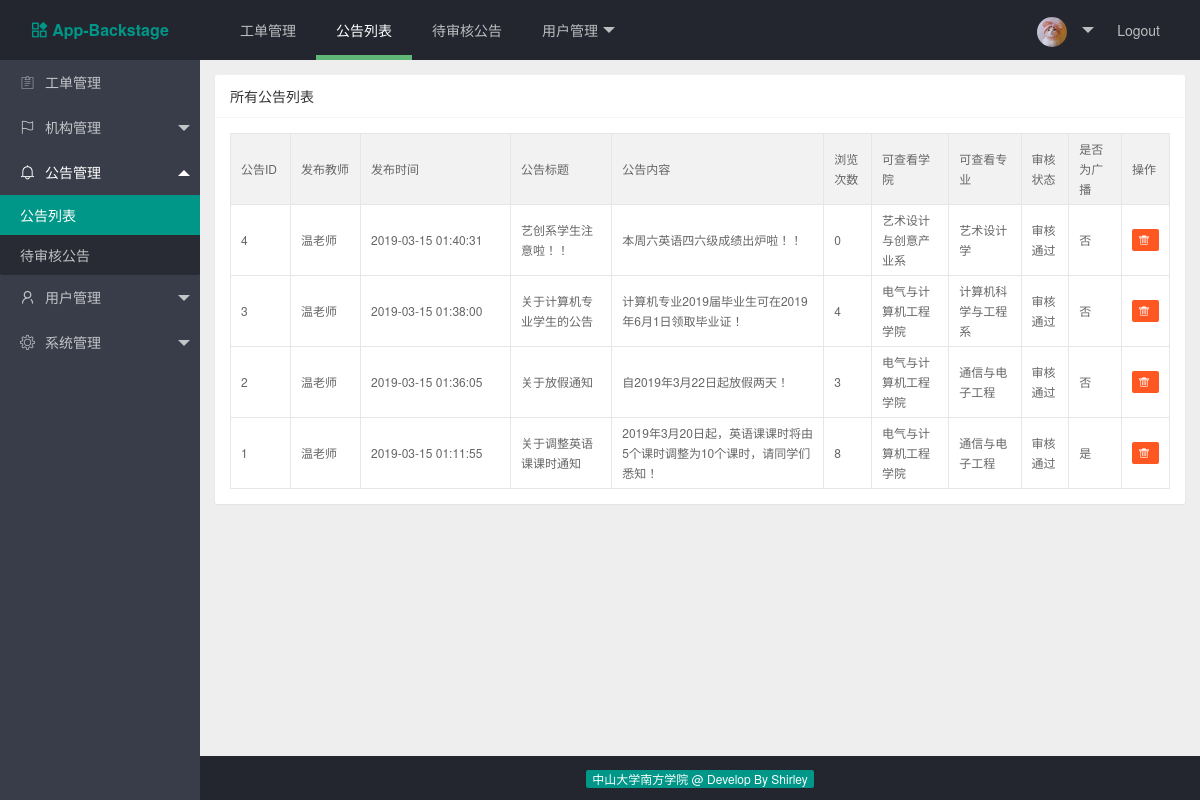
Page /index.php/web/nt_mgt/notice_list on the earlier database version.
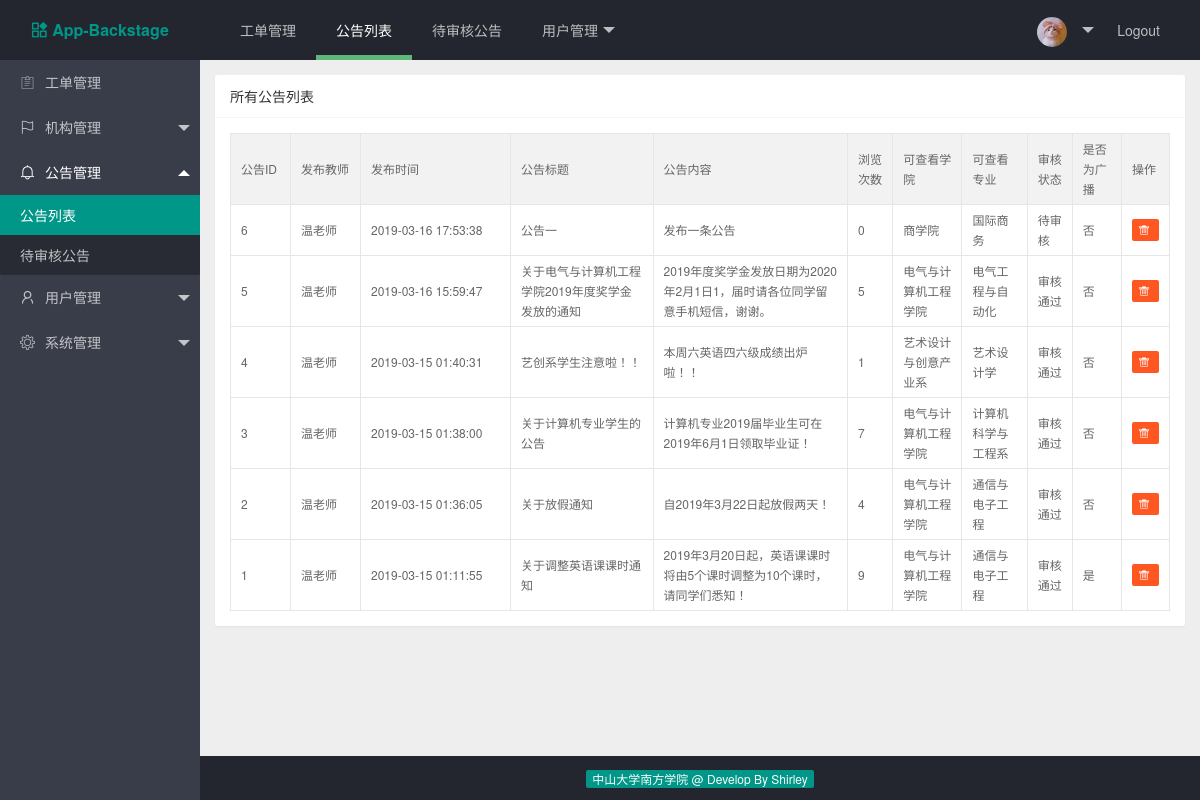
Same page on the later database version.
### tables this page shows
CREATE TABLE IF NOT EXISTS `notice_tb` (
  `notice_id` int(11) NOT NULL AUTO_INCREMENT COMMENT '公告ID',
  `notice_tea_id` int(11) NOT NULL COMMENT '发布公告教师的ID',
  `notice_time` datetime NOT NULL COMMENT '发布公告的时间',
  `notice_title` varchar(200) NOT NULL DEFAULT '0' COMMENT '公告标题',
  `notice_content` text NOT NULL COMMENT '公告内容',
  `notice_read_times` int(11) NOT NULL DEFAULT '0' COMMENT '公告被浏览次数',
  `college_id` int(11) NOT NULL COMMENT '可查看的学院ID',
  `major_id` int(11) NOT NULL COMMENT '可查看的专业ID',
  `notice_pass_review` int(11) NOT NULL COMMENT '是否通过审核',
  `notice_is_all` int(11) DEFAULT NULL COMMENT '是否发送至全校',
  PRIMARY KEY (`notice_id`)
);

CREATE TABLE IF NOT EXISTS `tea_user_tb` (
  `tea_id` bigint(20) NOT NULL AUTO_INCREMENT COMMENT '教师用户ID',
  `role_id` int(11) NOT NULL DEFAULT '0' COMMENT '角色ID',
  `tea_account` varchar(50) NOT NULL DEFAULT '0' COMMENT '工号，为登录账号',
  `tea_password` varchar(50) NOT NULL DEFAULT '0' COMMENT '登录密码',
  `tea_name` varchar(50) NOT NULL DEFAULT '0' COMMENT '教师姓名',
  `tea_spell` varchar(50) NOT NULL DEFAULT '0' COMMENT '姓名拼音',
  `tea_sex` varchar(50) NOT NULL DEFAULT '0' COMMENT '教师性别',
  `college_id` int(11) DEFAULT NULL COMMENT '学院ID',
  `major_id` int(11) DEFAULT NULL COMMENT '专业ID',
  `tea_phone` varchar(50) DEFAULT NULL COMMENT '电话',
  `tea_course` varchar(200) DEFAULT NULL COMMENT '所有教授课程，以逗号分隔',
  `tea_isInstructor` int(2) DEFAULT NULL COMMENT '是否为辅导员',
  PRIMARY KEY (`tea_id`)
);

CREATE TABLE IF NOT EXISTS `college_info_tb` (
  `college_id` int(11) NOT NULL AUTO_INCREMENT COMMENT '学院id',
  `college_name` varchar(200) NOT NULL COMMENT '学院名称',
  `college_icon` varchar(100) NOT NULL COMMENT '学院图标',
  `college_address` varchar(300) NOT NULL COMMENT '学院地址',
  `college_introduction` text NOT NULL COMMENT '学院简介',
  PRIMARY KEY (`college_id`)
);

CREATE TABLE IF NOT EXISTS `major_info_tb` (
  `major_id` int(11) NOT NULL AUTO_INCREMENT COMMENT '专业id',
  `college_id` int(11) NOT NULL COMMENT '所属学院id',
  `major_name` varchar(50) NOT NULL COMMENT '专业名称',
  `major_introduction` varchar(800) NOT NULL COMMENT '专业简介',
  PRIMARY KEY (`major_id`)
);

### application/controllers/web/Notice.php (called while the page is built, shortened)
<?php
class Notice extends CI_Controller {
	public function view($page = 'notice')
	{
		$data['notice_list'] = $this->get_all_notice();
		$this->load->view('common/header');
		$this->load->view('common/navbar');
		$this->load->view('common/sidebar');
		$this->load->view('notice/notice', $data);
		$this->load->view('common/footer');
	}
	public function get_all_notice()
	{
		$this->load->model('web/notice_model');
		$res = $this->notice_model->get_all_notice();
		return $res;
	}
}

### index.php (called while the page is built, shortened)
<?php
require_once BASEPATH.'core/CodeIgniter.php';

### application/models/web/Notice_model.php (called while the page is built, shortened)
<?php
class Notice_model extends CI_Model {
    public static $table_name = 'notice_tb';
    public function get_all_notice()
    {
        $this->db->select('*');
        $this->db->join('college_info_tb','college_info_tb.college_id = notice_tb.college_id');
        $this->db->join('major_info_tb','major_info_tb.major_id = notice_tb.major_id');
        $this->db->join('tea_user_tb','tea_user_tb.tea_id = notice_tb.notice_tea_id');
        $this->db->order_by('notice_time', 'DESC');
        $query_res = $this->db->get(self::$table_name);
        return $query_res->result_array();
    }
}

### application/views/notice/notice.php (the view)
<div class="layui-body layui-bg-gray">
    <div style="padding: 15px;" id="notice_list">
        <div class="layui-card">
            <div class="layui-card-header">
                所有公告列表
            </div>
            <div class="layui-card-body">
                <table class="layui-table" lay-size="sm">
                    <colgroup>
                        <col width="60">
                        <col width="70">
                        <col width="150">
                        <col>
                        <col>
                        <col>
                        <col>
                        <col>
                        <col>
                        <col>
                        <col>
                    </colgroup>
                    <thead>
                        <tr>
                            <th>公告ID</th>
                            <th>发布教师</th>
                            <th>发布时间</th>
                            <th>公告标题</th>
                            <th>公告内容</th>
                            <th>浏览次数</th>
                            <th>可查看学院</th>
                            <th>可查看专业</th>
                            <th>审核状态</th>
                            <th>是否为广播</th>
                            <th>操作</th>
                        </tr>
                    </thead>
                    <tbody>
                        <?php foreach ($notice_list as $notice):?>
                            <tr>
                                <td><?php echo $notice['notice_id'];?></td>
                                <td><?php echo $notice['tea_name'];?></td>
                                <td><?php echo $notice['notice_time'];?></td>
                                <td><?php echo $notice['notice_title'];?></td>
                                <td><?php echo $notice['notice_content'];?></td>
                                <td><?php echo $notice['notice_read_times'];?></td>
                                <td><?php echo $notice['college_name'];?></td>
                                <td><?php echo $notice['major_name'];?></td>
                                <td>
                                    <?php
                                        if ($notice['notice_pass_review'] === '0') {
                                            echo '待审核';
                                        } else if ($notice['notice_pass_review'] === '1') {
                                            echo '审核通过';
                                        } else {
                                            echo '审核不通过';
                                        }
                                    ?>
                                </td>
                                <td><?php echo $notice['notice_is_all'] === '0' ? '否' : '是';?></td>
                                <td>
                                    <a title="点击删除公告" href="<?php echo site_url('web/nt_mgt/delete_notice').'?notice_id='.$notice['notice_id']; ?>"
                                        class="layui-btn layui-btn-danger layui-btn-xs">
                                        <i class="layui-icon">&#xe640;</i>
                                    </a>
                                </td>
                            </tr>
                        <?php endforeach;?>
                    </tbody>
                </table>
            </div>
        </div>
    </div>
</div>

### application/views/common/header.php (shortened to what this page needs)
<!DOCTYPE html>
<html>
<head>
    <link rel="stylesheet" type="text/css" media="screen" href="<?php echo base_url('public/layui/css/layui.css') ?>">
    <link rel="stylesheet" type="text/css" media="screen" href="<?php echo base_url('public/common/css/common.css') ?>">
</head>
<body class="layui-layout-body">
    <div class="layui-layout layui-layout-admin">

### application/views/common/navbar.php (shortened to what this page needs)
<div class="layui-header">
  <div class="layui-logo navber-title"><i class="layui-icon siderbar-icon">&#xe653;</i>App-Backstage</div>
  <ul class="layui-nav layui-layout-left">
    <li class="layui-nav-item <?php echo uri_string() === 'web/order_mgt'? 'layui-this' : '' ?>">
      <a href="<?php echo site_url('web/order_mgt') ?>">工单管理</a>
    </li>
    <li class="layui-nav-item <?php echo uri_string() === 'web/nt_mgt/notice_list'? 'layui-this' : '' ?>">
      <a href="<?php echo site_url('web/nt_mgt/notice_list') ?>">公告列表</a>
    </li>
    <li class="layui-nav-item <?php echo uri_string() === 'web/nt_mgt/unreview_list'? 'layui-this' : '' ?>">
      <a href="<?php echo site_url('web/nt_mgt/unreview_list') ?>">待审核公告</a>
    </li>
    <li class="layui-nav-item <?php echo strpos(uri_string(),'user_mgt')  !== false ? 'layui-this' : '' ?>">
      <a href="javascript:;">用户管理</a>
    </li>
  </ul>
  <ul class="layui-nav layui-layout-right">
    <li class="layui-nav-item <?php echo uri_string() === 'web/sys_mgt/baseInfo'? 'layui-this' : '' ?>">
      <a href="javascript:;">
        <img src="<?php echo base_url('public/common/image/avatar.jpg') ?>" class="layui-nav-img">
      </a>
    </li>
    <li class="layui-nav-item"><a href="<?php echo site_url('web/logout') ?>">Logout</a></li>
  </ul>
</div>

### application/views/common/sidebar.php (shortened to what this page needs)
<div class="layui-side layui-bg-black">
    <div class="layui-side-scroll">
      <ul class="layui-nav layui-nav-tree"  lay-filter="test"  id="sidebar">
        <li class="layui-nav-item <?php echo uri_string() === 'web/order_mgt'? 'layui-this' : '' ?>">
            <a href="<?php echo site_url('web/order_mgt') ?>">
                <i class="layui-icon siderbar-icon">&#xe63c;</i>工单管理
            </a>
        </li>
        <li class="layui-nav-item <?php echo strpos(uri_string(),'org_mgt')  !== false ? 'layui-nav-itemed' : '' ?>">
            <a href="javascript:;"><i class="layui-icon siderbar-icon">&#xe66c;</i>机构管理</a>
        </li>
        <li class="layui-nav-item <?php echo strpos(uri_string(),'nt_mgt')  !== false ? 'layui-nav-itemed' : '' ?>">
            <a href="javascript:;"><i class="layui-icon siderbar-icon">&#xe667;</i>公告管理</a>
            <dl class="layui-nav-child">
                <dd <?php echo strpos(uri_string(),'notice_list')  !== false ? 'class="layui-this"' : '' ?> >
                    <a href="<?php echo site_url('web/nt_mgt/notice_list') ?>">公告列表</a>
                </dd>
                <dd <?php echo strpos(uri_string(),'unreview_list')  !== false ? 'class="layui-this"' : '' ?> >
                    <a href="<?php echo site_url('web/nt_mgt/unreview_list') ?>">待审核公告</a>
                </dd>
            </dl>
        </li>
        <li class="layui-nav-item <?php echo strpos(uri_string(),'user_mgt')  !== false ? 'layui-nav-itemed' : '' ?>">
            <a href="javascript:;"><i class="layui-icon siderbar-icon">&#xe66f;</i>用户管理</a>
        </li>
        <li class="layui-nav-item <?php echo strpos(uri_string(),'sys_mgt')  !== false ? 'layui-nav-itemed' : '' ?>">
            <a href="javascript:;"><i class="layui-icon siderbar-icon">&#xe716;</i>系统管理</a>
        </li>
      </ul>
    </div>
</div>

### application/views/common/footer.php (shortened to what this page needs)
    <div class="layui-footer" style="text-align: center; background-color: #23262E;">
        <span class="layui-badge layui-bg-green">中山大学南方学院 @ Develop By Shirley</span>
    </div>
</div>
</body>
</html>

### public/common/css/common.css (style rules this page uses)
.navber-title { font-size: 15px; font-weight: bold; }
.navber-title i { margin-right: 5px; }
#sidebar .siderbar-icon { font-size: 15px; margin-right: 10px; }

Differences in the rows shown:
added notice_tb: notice_id "6", tea_user_tb.tea_name "温老师", notice_time "2019-03-16 17:53:38", notice_title "公告一", notice_content "发布一条公告", notice_read_times "0", college.college_name "商学院", major.major_name "国际商务", notice_pass_review "待审核", notice_is_all "否"
added notice_tb: notice_id "5", tea_user_tb.tea_name "温老师", notice_time "2019-03-16 15:59:47", notice_title "关于电气与计算机工程学院2019年度奖学金发放的通知", notice_content "2019年度奖学金发放日期为2020年2月1日1，届时请各位同学留意手机短信，谢谢。", notice_read_times "5", college.college_name "电气与计算机工程学院", major.major_name "电气工程与自动化", notice_pass_review "审核通过", notice_is_all "否"
changed notice_tb "艺创系学生注意啦！！": notice_read_times "0" → "1"
changed notice_tb "关于计算机专业学生的公告": notice_read_times "4" → "7"
changed notice_tb "关于放假通知": notice_read_times "3" → "4"
changed notice_tb "关于调整英语课课时通知": notice_read_times "8" → "9"
